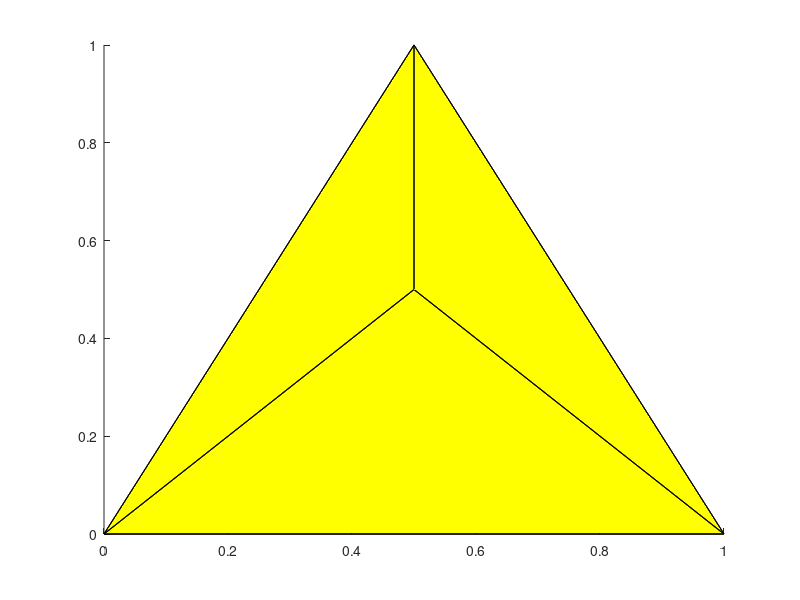

Recreate this plot in MATLAB.
x = [0 0 .5 0
    .5 .5 1 1
    1 .5 .5 .5];
y = [0 0 1 0
    1 1 0 0
    0 .5 .5 .5];
z = [0 0 0 0
    0 0 0 0
    0 1 1 1];
clf
h = patch(x,y,z,'y')
